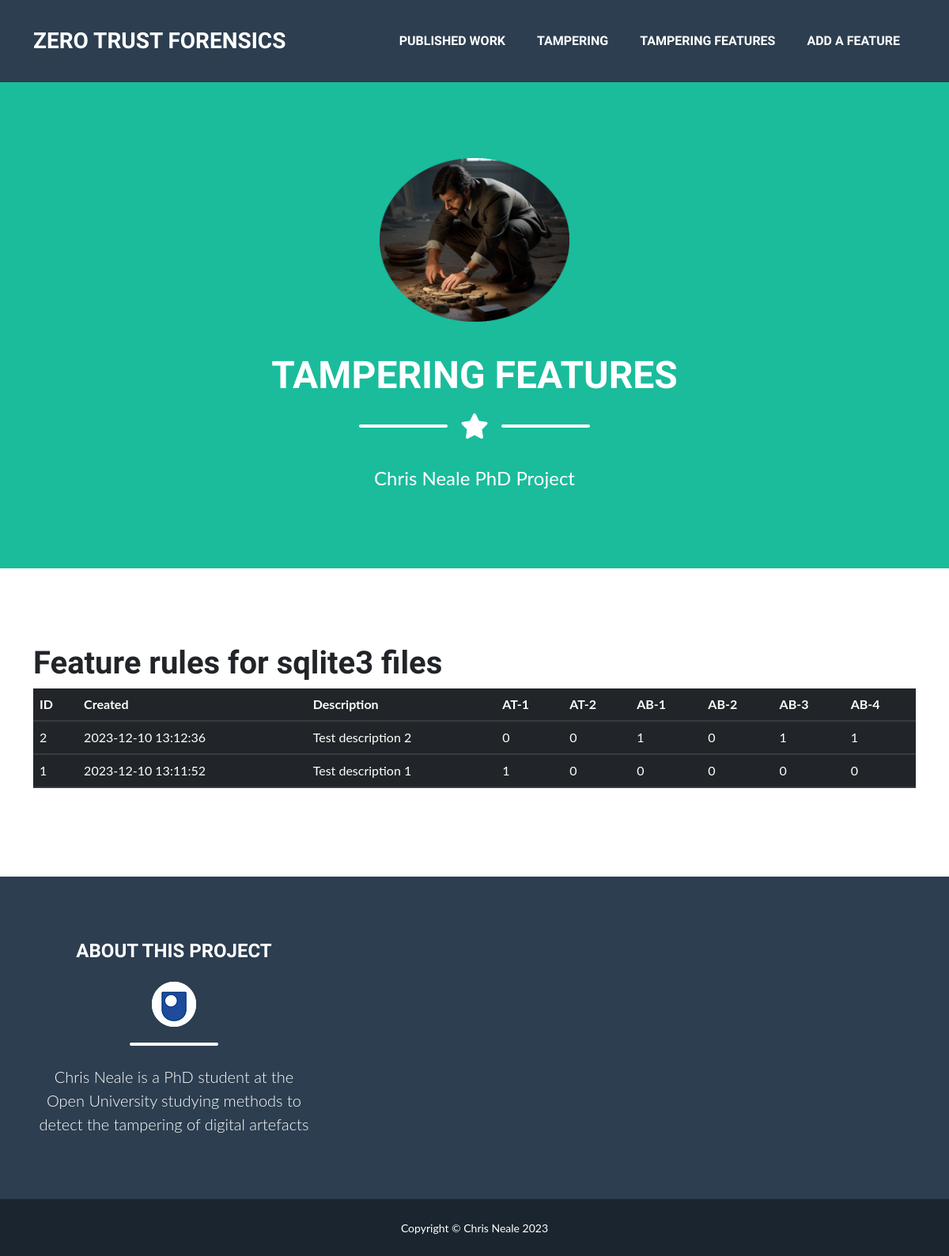
/tampering_features, run on an earlier commit of the app's database.
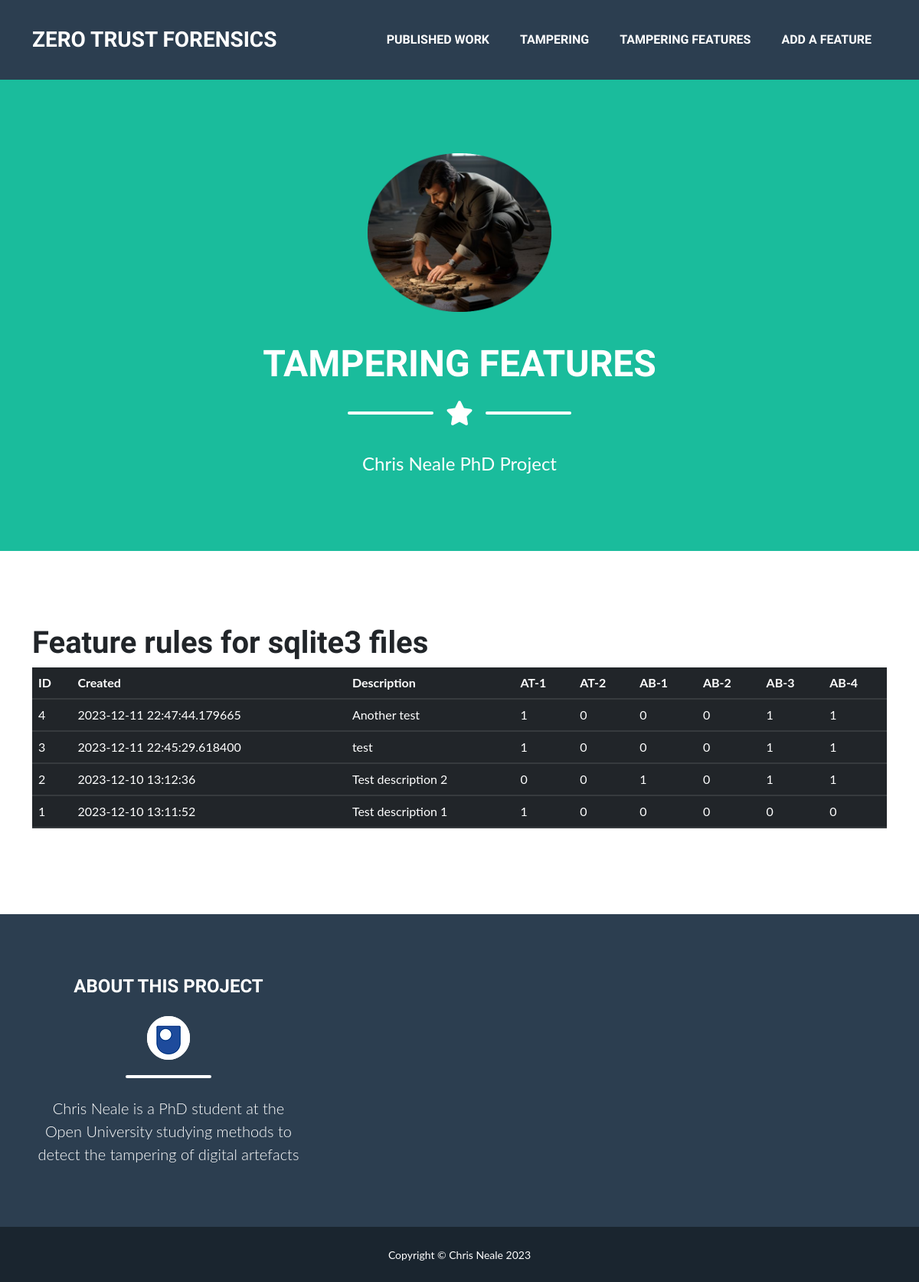
And on a later commit of the database.
### tables this page shows
CREATE TABLE "Features" (
	"ID"	INTEGER NOT NULL UNIQUE,
	"created" TIMESTAMP NOT NULL DEFAULT CURRENT_TIMESTAMP,
	"Description"	TEXT NOT NULL,
	"AT-1"	INTEGER NOT NULL,
	"AT-2"	INTEGER NOT NULL,
	"AB-1"	INTEGER NOT NULL,
	"AB-2"	INTEGER NOT NULL,
	"AB-3"	INTEGER NOT NULL,
	"AB-4"	INTEGER NOT NULL,
	"Reference"	INTEGER,
	PRIMARY KEY("ID" AUTOINCREMENT)
);

### main.py (the view)
@app.route('/tampering_features')
def tampering_features():
    conn = get_db_connection()
    features = conn.execute('SELECT * from features ORDER by ID DESC').fetchall()
    conn.close()
    return render_template('tampering_features.html', features=features)

### main.py (called while the page is built)
def get_db_connection():
    conn = sqlite3.connect('database.db')
    conn.row_factory = sqlite3.Row
    return conn

### templates/tampering_features.html
{% extends 'base_new.html' %}
{% block heading %}
Tampering features
{% endblock %}
{% block content %}
    <div class=".page-section">
        <h1>Feature rules for sqlite3 files</h1>
        <table class="table table-dark">
        <thead>
            <tr class="d-sm-table-row">
                <th class="d-sm-table-cell">ID</th>
                <th class="d-sm-table-cell">Created</th>
                <th class="d-sm-table-cell">Description</th>
                <th class="d-sm-table-cell">AT-1</th>
                <th class="d-sm-table-cell">AT-2</th>
                <th class="d-sm-table-cell">AB-1</th>
                <th class="d-sm-table-cell">AB-2</th>
                <th class="d-sm-table-cell">AB-3</th>
                <th class="d-sm-table-cell">AB-4</th>
            </tr>
        </thead>
        <tbody>
        {% for feature in features %}
            <tr class="d-sm-table-row">
                <td class="d-sm-table-cell">{{feature['ID']}}</td>
                <td class="d-sm-table-cell">{{feature['created']}}</td>
                <td class="d-sm-table-cell">{{feature['Description']}}</td>
                <td class="d-sm-table-cell">{{feature['AT-1']}}</td>
                <td class="d-sm-table-cell">{{feature['AT-2']}}</td>
                <td class="d-sm-table-cell">{{feature['AB-1']}}</td>
                <td class="d-sm-table-cell">{{feature['AB-2']}}</td>
                <td class="d-sm-table-cell">{{feature['AB-3']}}</td>
                <td class="d-sm-table-cell">{{feature['AB-4']}}</td>
            </tr>
        {% endfor %}
        </tbody>
        </table>
    </div>
{% endblock %}

### templates/base_new.html (shortened to what this page needs)
<!DOCTYPE html>
<html lang="en">
    <head>
        <link href="static/css/styles.css" rel="stylesheet" />
    </head>
    <body id="page-top">
        <nav class="navbar navbar-expand-lg bg-secondary text-uppercase fixed-top" id="mainNav">
            <div class="container">
                <a class="navbar-brand" href="{{ url_for('index')}}">Zero Trust Forensics</a>
                <div class="collapse navbar-collapse" id="navbarResponsive">
                    <ul class="navbar-nav ms-auto">
                        <li class="nav-item mx-0 mx-lg-1"><a class="nav-link py-3 px-0 px-lg-3 rounded" href="{{ url_for('papers')}}">Published Work</a></li>
                        <li class="nav-item mx-0 mx-lg-1"><a class="nav-link py-3 px-0 px-lg-3 rounded"
                                                             href="{{ url_for('tampering')}}">Tampering</a></li>
                        <li class="nav-item mx-0 mx-lg-1"><a class="nav-link py-3 px-0 px-lg-3 rounded"
                                                             href="{{ url_for('tampering_features')}}">Tampering
                            features</a></li>
                        <li class="nav-item mx-0 mx-lg-1"><a class="nav-link py-3 px-0 px-lg-3 rounded"
                                                             href="{{ url_for('add_feature')}}">Add a feature</a></li>
                    </ul>
                </div>
            </div>
        </nav>
        <header class="masthead bg-primary text-white text-center">
            <div class="container d-flex align-items-center flex-column">
                <img class="masthead-avatar mb-5" src="static/img/puzzle.png" alt="..." />
                <h1 class="masthead-heading text-uppercase mb-0">{% block heading %} {% endblock %}</h1>
                <div class="divider-custom divider-light">
                    <div class="divider-custom-line"></div>
                    <div class="divider-custom-icon"><i class="fas fa-star"></i></div>
                    <div class="divider-custom-line"></div>
                </div>
                <p class="masthead-subheading font-weight-light mb-0">Chris Neale PhD Project</p>
            </div>
        </header>
        <section class="page-section portfolio" id="portfolio">
            <div class="container">
                {% block content %} {% endblock %}
            </div>
        </section>
        <footer class="footer text-center">
            <div class="container">
                <div class="row">
                    <div class="col-lg-4">
                        <h4 class="text-uppercase mb-4">About this project</h4>
                            <img class="background-image" src="static/img/OU.png"/>
                            <div class="divider-custom divider-light">
                                <div class="divider-custom-line"></div>
                            </div>
                        <p class="lead mb-0">
                        Chris Neale is a PhD student at the Open University studying methods to detect the tampering
                            of digital artefacts
                        </p>
                    </div>
                </div>
            </div>
        </footer>
        <div class="copyright py-4 text-center text-white">
            <div class="container"><small>Copyright &copy; Chris Neale 2023</small></div>
        </div>
    </body>
</html>

What changed in the data, as far as the page shows it:
added Features: ID "4", created "2023-12-11 22:47:44.179665", Description "Another test", feature "1", feature "0"
added Features: ID "3", created "2023-12-11 22:45:29.618400", Description "test", feature "1", feature "0"
